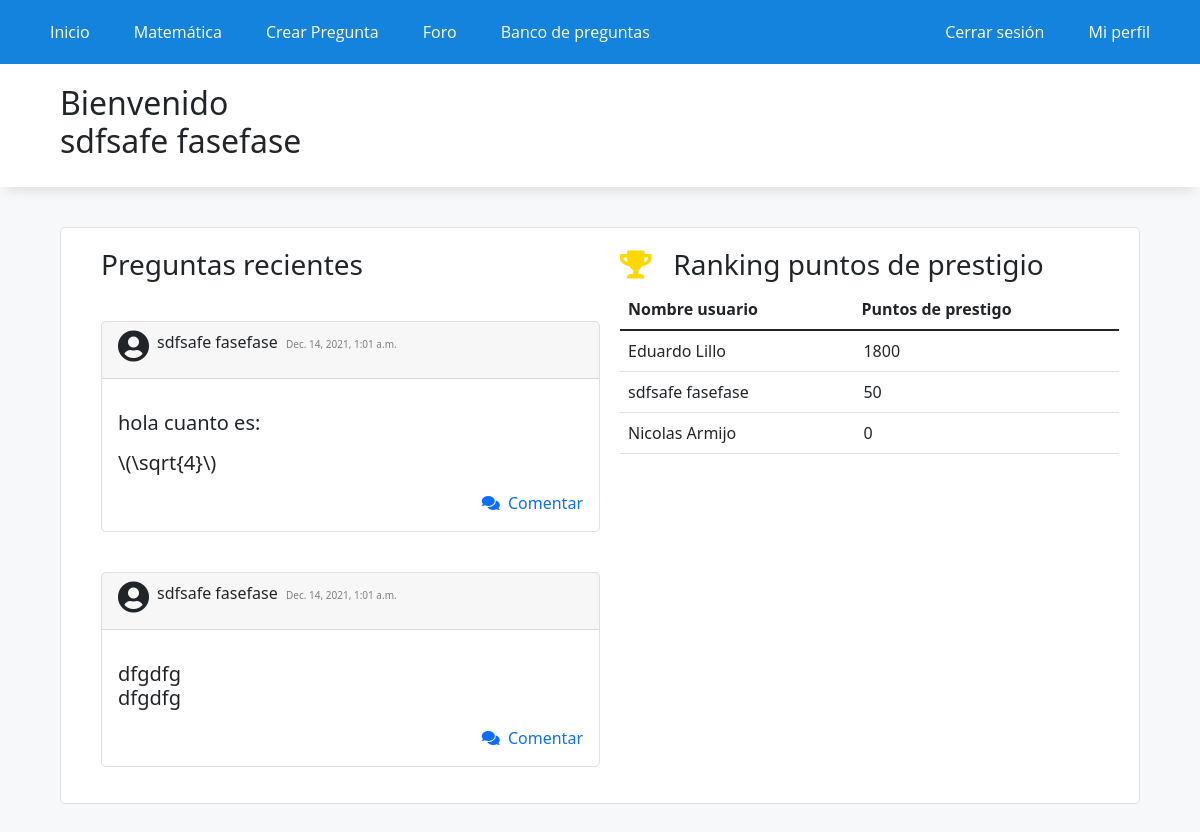
/home/ (signed in), run on the app's committed database.
### WebApp/models.py (models this page shows, shortened)
class PostForo(models.Model):
    usuario = models.ForeignKey(settings.AUTH_USER_MODEL, on_delete=models.CASCADE)
    sigla = models.CharField(max_length=7, choices=siglas)
    texto = models.TextField(max_length=2500)
    slug = models.SlugField(unique=True, blank=True,max_length=2500)
    tiempo = models.DateTimeField(auto_now_add=True)
    class Meta:
        ordering = ['-tiempo']

### WebApp/views.py (the view)
# urls.py: path('home/',home,name='home'),
def home(request):
    puntos_usuarios = profile.objects.order_by('-punctuation')
    if len(puntos_usuarios) > 10:
        puntos_usuarios = puntos_usuarios[:10]
    name = ''
    if request.user.is_authenticated:
        nombre_usuario = request.user.first_name
        appelido_usuario = request.user.last_name
        name = nombre_usuario + " " + appelido_usuario
    top = []
    for usuario in puntos_usuarios:
        id_usuario = usuario.name_id
        puntuacion = usuario.punctuation
        nombre = User.objects.get(id=id_usuario).first_name
        apellido = User.objects.get(id=id_usuario).last_name
        nombre_completo = nombre + ' ' + apellido
        top.append((nombre_completo,puntuacion))
    post = PostForo.objects.all()[:2]
    data = {
        'name': name,
        'top': top,
        'post': post,
    }
    return render(request,'app/index.html',data)

### WebApp/templates/app/index.html (shortened to what this page needs)
{% extends 'app/base.html' %}
{% load static %}
{% block contenido %}
<div class="titulo">
    <h2>Bienvenido <p id="mostrarNombre">{{name}}</p>
    </h2>
</div>
<div class="elContenedor">
<div class="flex-index">
    <div style="margin-left: 30px;">
            <h3>Preguntas recientes</h3>
            {% for p in post %}
            <div class="preguntas mb-3" style="max-width: 500px;">
                <div class="card-header"><i style="float: left; "class="svg-inline--fa fas fa-user-circle fa-2x">&nbsp;</i> <p style="display: inline-block; ">{{p.usuario.first_name}}{{" "}}{{p.usuario.last_name}}</p> &nbsp;<h7 style="color: gray; font-size: 10px;">{{p.tiempo}}</h7></div>
                <div class="card-body">
                    <p class="card-text">
                            <h5 style="word-wrap: break-word;">{{p.texto|linebreaks }}</h5>
                        </p>
                    <a style="text-decoration: none; " href="/post_id/{{p.id}}/">
                        <div class="comentar" style="text-align: right;"><i class="fas fa-comments "></i>&nbsp;&nbsp;Comentar</div>
                    </a>
                </div>
            </div>
            {% endfor %}
        </div>
        <div>
            <h3> <i class="fas fa-trophy" style="color: gold;"></i> &nbsp; Ranking puntos de prestigio</h3>
            <table class="table">
                <thead>
                    <tr>
                        <th scope="col">Nombre usuario </th>
                        <th scope="col">Puntos de prestigo</th>
                    </tr>
                </thead>
                {% for u in top %}
                <thbody>
                    <tr>
                        <td> {{u.0}}</td>
                        <td style="padding-left: 10px;"> {{u.1}}</td>
                    </tr>
                </thbody>
                {% endfor %}
            </table>
        </div>
    </div>
</div>
{% endblock %}

### WebApp/static/app/css/styles.css (style rules this page uses)
* { margin: 0; padding: 0; -webkit-box-sizing: border-box; -moz-box-sizing: border-box; box-sizing: border-box; }
body { background: rgb(247,248,250); }
.titulo { box-shadow: 0px 10px 10px -6px rgb(222,223,225); background-color: white; padding-top: 20px; padding-bottom: 10px; padding-left: 5%; margin-bottom: 40px; width: 100%; }
.elContenedor { width: 90%; padding-top: 0px; margin:auto; }
.preguntas { background-color: rgb(255,255,255); border-radius: 5px ; margin-bottom: 40px; margin-top: 40px; border: 1px solid rgb(222,223,225); }
.flex-index { display: flex; background-color: rgb(255,255,255); padding: 10px; border-radius: 5px ; margin-bottom: 40px; border: 1px solid rgb(222,223,225); }
.flex-index >div { width: 50%; margin: 10px; text-align: left; }

### data on the page
PostForo: usuario.first_name "sdfsafe", usuario.last_name "fasefase", tiempo "Dec. 14, 2021, 1:01 a.m.", texto "hola cuanto es: \\(\\sqrt{4}\\)"
PostForo: usuario.first_name "sdfsafe", usuario.last_name "fasefase", tiempo "Dec. 14, 2021, 1:01 a.m.", texto "dfgdfg dfgdfg"

### other printed values
{{ name }} "sdfsafe fasefase"
{{ u.0 }} "Eduardo Lillo" "sdfsafe fasefase" "Nicolas Armijo"
{{ u.1 }} "1800" "50" "0"
